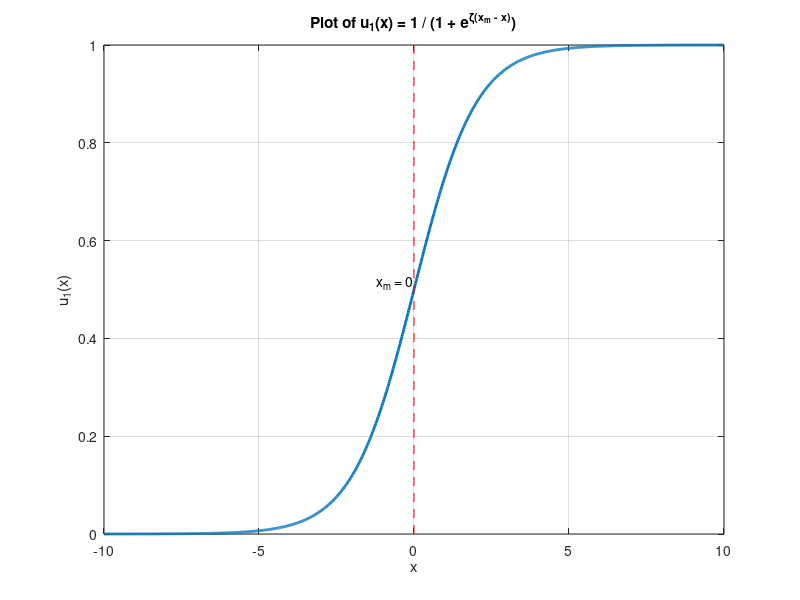

Here is the MATLAB script that generated this plot:

zeta = 1;    
xm = 0;      

x = linspace(-10, 10, 1000);

u1_x = 1 ./ (1 + exp(zeta * (xm - x)));

figure;
plot(x, u1_x, 'LineWidth', 2);
xlabel('x');
ylabel('u_1(x)');
title('Plot of u_1(x) = 1 / (1 + e^{\zeta(x_m - x)})');
grid on;

hold on;
plot([xm xm], [0 1], '--r');
text(xm, 0.5, sprintf(' x_m = %d', xm), 'VerticalAlignment', 'bottom', 'HorizontalAlignment', 'right');
